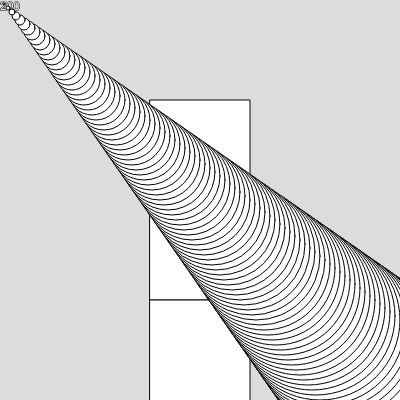
Frame 1 (no input)
Frame 60 (no input): identical to frame 1, image omitted
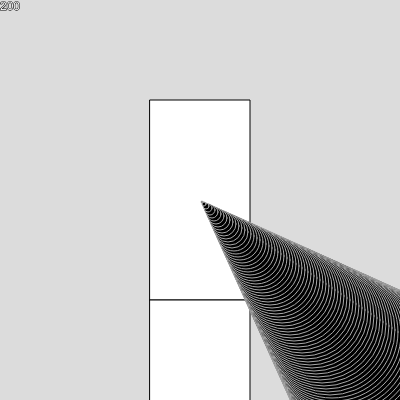
Frame 120 (the mouse pressed at the canvas centre since frame 60)

The p5.js sketch that drew these frames (run headless with seeded random() and noise() and a simulated clock; from frame 60 on, the mouse is pressed at the canvas centre):

// p5.js sketch
// ── sketch.js
let canvaSize=400;
let circleMaxSize=200;
let rectHeight=200;
let rectWidth=100;

let scrollIndex=canvaSize/2
let scrollIndexOnClick=scrollIndex;
let mouseYOnClick=0;
let mouseClickDetector=true;

function setup() {
  createCanvas(canvaSize, canvaSize);
}

function draw() {
  background(220);

  
  fill(255);
  stroke(0);
  for(let i=0; i<-1*scrollIndex/rectHeight+3; i++) {
    
    rect(canvaSize/2 - rectWidth/2, (scrollIndex + (rectHeight*i)) -rectHeight/2, rectWidth, rectHeight);
  }

  text(scrollIndex, 0, 10)


  
  if(mouseIsPressed){
    fill(0);
    stroke(170);
    if(mouseClickDetector){
      mouseYOnClick=mouseY;
      scrollIndexOnClick=scrollIndex;
      mouseClickDetector=false;
    }
    scrollIndex=scrollIndexOnClick+(mouseY-mouseYOnClick)
  }else{
    fill(255);
    stroke(0);
    mouseClickDetector=true;
  }
  
  for(let i=1; i<=100; i++) {
    circle(lerp(canvaSize, mouseX, i/100), lerp(canvaSize, mouseY, i/100), circleMaxSize-i*circleMaxSize/100);
  }
}
